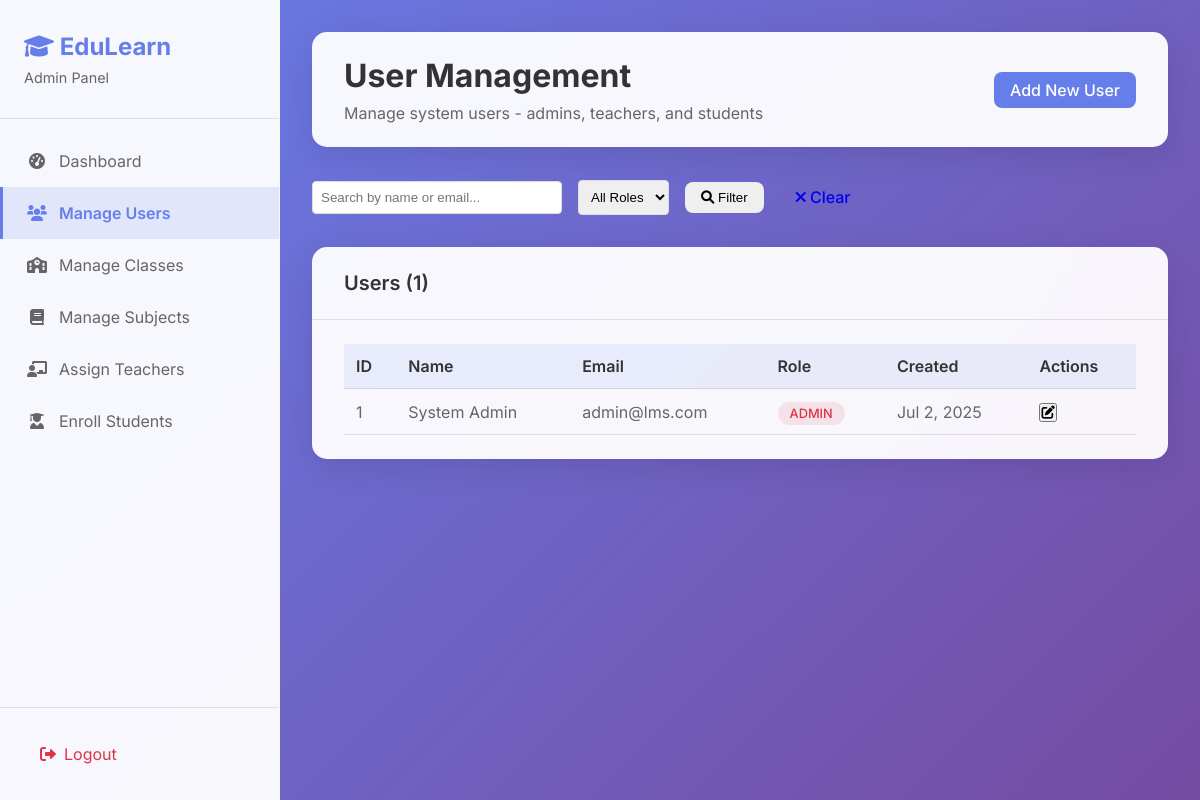
/admin/manage_user.php (signed in), run on the app's committed database.
### tables this page shows
CREATE TABLE IF NOT EXISTS users (
  id INT AUTO_INCREMENT PRIMARY KEY,
  name VARCHAR(100) NOT NULL,
  email VARCHAR(100) UNIQUE NOT NULL,
  password VARCHAR(255) NOT NULL,
  role ENUM('admin', 'teacher', 'student') NOT NULL,
  created_at TIMESTAMP DEFAULT CURRENT_TIMESTAMP
);

### admin/manage_user.php (the view, shortened to what this page needs)
<?php
require_once '../config/db.php';
$search = $_GET['search'] ?? '';
$query = "SELECT id, name, email, role, created_at FROM users WHERE 1=1";
$query .= " ORDER BY created_at DESC";
$stmt = $conn->prepare($query);
$stmt->execute();
$users = $stmt->get_result()->fetch_all(MYSQLI_ASSOC);
?>
<!DOCTYPE html>
<html lang="en">
<head>
    <link rel="stylesheet" href="https://cdnjs.cloudflare.com/ajax/libs/font-awesome/6.0.0/css/all.min.css">
    <link rel="stylesheet" href="../assets/css/dashboard.css">
</head>
<body>
    <div class="dashboard-container">
        <aside class="sidebar">
            <div class="sidebar-header">
                <h2><i class="fas fa-graduation-cap"></i> EduLearn</h2>
                <p>Admin Panel</p>
            </div>
            <nav class="sidebar-nav">
                <a href="dashboard.php" class="nav-item">
                    <i class="fas fa-tachometer-alt"></i>
                    <span>Dashboard</span>
                </a>
                <a href="manage_user.php" class="nav-item active">
                    <i class="fas fa-users"></i>
                    <span>Manage Users</span>
                </a>
                <a href="manage_class.php" class="nav-item">
                    <i class="fas fa-school"></i>
                    <span>Manage Classes</span>
                </a>
                <a href="manage_subject.php" class="nav-item">
                    <i class="fas fa-book"></i>
                    <span>Manage Subjects</span>
                </a>
                <a href="assign_teacher.php" class="nav-item">
                    <i class="fas fa-chalkboard-teacher"></i>
                    <span>Assign Teachers</span>
                </a>
                <a href="enroll_student.php" class="nav-item">
                    <i class="fas fa-user-graduate"></i>
                    <span>Enroll Students</span>
                </a>
            </nav>
            <div class="sidebar-footer">
                <a href="../logout.php" class="logout-btn">
                    <i class="fas fa-sign-out-alt"></i>
                    <span>Logout</span>
                </a>
            </div>
        </aside>
        <main class="main-content">
            <header class="content-header">
                <div class="header-left">
                    <h1>User Management</h1>
                    <p>Manage system users - admins, teachers, and students</p>
                </div>
                <div class="header-right">
                    <a class="btn btn-primary" href="create_user.php">Add New User
                    </a>
                </div>
            </header>
            <div class="filters-section" style="margin-bottom: 2rem;">
                <form method="GET" class="filters-form" style="display: flex; gap: 1rem; align-items: center;">
                    <div class="filter-group">
                        <input type="text" name="search" placeholder="Search by name or email..."
                            value="<?php echo htmlspecialchars($search); ?>"
                            style="padding: 0.5rem; border: 1px solid #ddd; border-radius: 4px; width: 250px;">
                    </div>
                    <div class="filter-group">
                        <select name="role" style="padding: 0.5rem; border: 1px solid #ddd; border-radius: 4px;">
                            <option value="">All Roles</option>
                        </select>
                    </div>
                    <button type="submit" class="btn btn-secondary">
                        <i class="fas fa-search"></i> Filter
                    </button>
                    <a href="manage_user.php" class="btn btn-outline">
                        <i class="fas fa-times"></i> Clear
                    </a>
                </form>
            </div>
            <div class="content-card">
                <div class="card-header">
                    <h3>Users (<?php echo count($users); ?>)</h3>
                </div>
                <div class="card-content">
                    <?php if (empty($users)): ?>
                        <p style="text-align: center; color: #666; padding: 2rem;">
                            No users found matching your criteria.
                        </p>
                    <?php else: ?>
                        <div class="table-responsive">
                            <table class="data-table">
                                <thead>
                                    <tr>
                                        <th>ID</th>
                                        <th>Name</th>
                                        <th>Email</th>
                                        <th>Role</th>
                                        <th>Created</th>
                                        <th>Actions</th>
                                    </tr>
                                </thead>
                                <tbody>
                                    <?php foreach ($users as $user): ?>
                                        <tr>
                                            <td><?php echo $user['id']; ?></td>
                                            <td><?php echo htmlspecialchars($user['name']); ?></td>
                                            <td><?php echo htmlspecialchars($user['email']); ?></td>
                                            <td>
                                                <span class="badge badge-<?php echo $user['role']; ?>">
                                                    <?php echo ucfirst($user['role']); ?>
                                                </span>
                                            </td>
                                            <td><?php echo date('M j, Y', strtotime($user['created_at'])); ?></td>
                                            <td>
                                                <div class="action-buttons">
                                                    <button class="btn-icon btn-edit"
                                                        onclick="editUser(<?php echo $user['id']; ?>)" title="Edit">
                                                        <i class="fas fa-edit"></i>
                                                    </button>
                                                </div>
                                            </td>
                                        </tr>
                                    <?php endforeach; ?>
                                </tbody>
                            </table>
                        </div>
                    <?php endif; ?>
                </div>
            </div>
        </main>
    </div>
</body>
</html>

### assets/css/dashboard.css (style rules this page uses)
* { margin: 0; padding: 0; box-sizing: border-box; }
body { font-family: 'Inter', sans-serif; background: linear-gradient(135deg, #667eea 0%, #764ba2 100%); min-height: 100vh; color: #333; }
.dashboard-container { display: flex; min-height: 100vh; }
.sidebar { width: 280px; background: rgba(255, 255, 255, 0.95); backdrop-filter: blur(20px); border-right: 1px solid rgba(255, 255, 255, 0.2); display: flex; flex-direction: column; position: fixed; height: 100vh; overflow-y: auto; }
.sidebar-header { padding: 2rem 1.5rem; border-bottom: 1px solid rgba(0, 0, 0, 0.1); }
.sidebar-header h2 { color: #667eea; font-size: 1.5rem; font-weight: 700; margin-bottom: 0.5rem; }
.sidebar-header p { color: #666; font-size: 0.9rem; }
.sidebar-nav { flex: 1; padding: 1rem 0; }
.nav-item { display: flex; align-items: center; padding: 1rem 1.5rem; color: #666; text-decoration: none; transition: all 0.3s ease; border-left: 3px solid transparent; }
.nav-item.active { background: rgba(102, 126, 234, 0.15); color: #667eea; border-left-color: #667eea; font-weight: 600; }
.nav-item i { margin-right: 0.75rem; width: 20px; text-align: center; }
.sidebar-footer { padding: 1.5rem; border-top: 1px solid rgba(0, 0, 0, 0.1); }
.logout-btn { display: flex; align-items: center; padding: 0.75rem 1rem; color: #dc3545; text-decoration: none; border-radius: 8px; transition: all 0.3s ease; }
.logout-btn i { margin-right: 0.5rem; }
.main-content { flex: 1; margin-left: 280px; padding: 2rem; overflow-y: auto; }
.content-header { display: flex; justify-content: space-between; align-items: center; margin-bottom: 2rem; background: rgba(255, 255, 255, 0.95); backdrop-filter: blur(20px); padding: 1.5rem 2rem; border-radius: 15px; box-shadow: 0 8px 32px rgba(0, 0, 0, 0.1); }
.header-left h1 { color: #333; font-size: 2rem; font-weight: 700; margin-bottom: 0.5rem; }
.header-left p { color: #666; font-size: 1rem; }
.content-card { background: rgba(255, 255, 255, 0.95); backdrop-filter: blur(20px); border-radius: 15px; box-shadow: 0 8px 32px rgba(0, 0, 0, 0.1); overflow: hidden; }
.card-header { display: flex; justify-content: space-between; align-items: center; padding: 1.5rem 2rem; border-bottom: 1px solid rgba(0, 0, 0, 0.1); }
.card-header h3 { color: #333; font-size: 1.25rem; font-weight: 600; }
.card-content { padding: 1.5rem 2rem; }
.table-responsive { overflow-x: auto; }
.data-table { width: 100%; border-collapse: collapse; }
.data-table th, .data-table td { padding: 0.75rem; text-align: left; border-bottom: 1px solid rgba(0, 0, 0, 0.1); }
.data-table th { font-weight: 600; color: #333; background: rgba(102, 126, 234, 0.1); }
.data-table td { color: #666; }
.badge { padding: 0.25rem 0.75rem; border-radius: 20px; font-size: 0.8rem; font-weight: 500; text-transform: uppercase; }
.badge-admin { background: rgba(220, 53, 69, 0.1); color: #dc3545; }
.btn { padding: 0.5rem 1rem; border-radius: 8px; text-decoration: none; font-weight: 500; transition: all 0.3s ease; border: none; cursor: pointer; }
.btn-primary { background: #667eea; color: white; }

### data on the page
users: id "1", name "System Admin", email "admin@lms.com", role "ADMIN", created_at "Jul 2, 2025"

### other printed values
count($users) "1"
